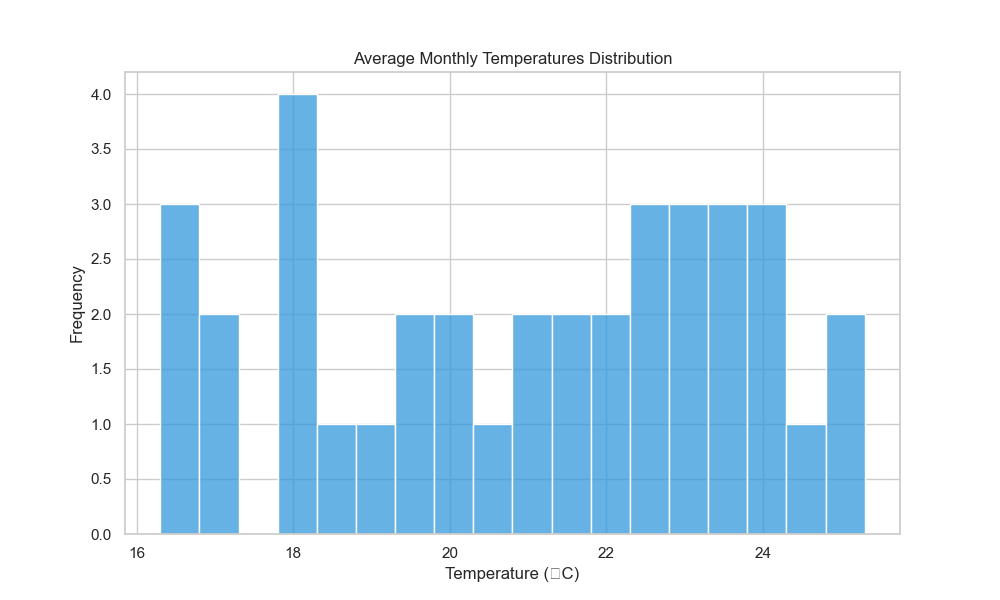

The script that drew this image:

import seaborn as sns
import pandas as pd
import matplotlib.pyplot as plt

# Create the DataFrame directly from the data provided
data = {
    'Temperature': [
        16.4, 17.1, 18.5, 19.8, 21.6, 22.4, 24.0, 24.8, 23.5, 22.1,
        20.6, 19.2, 18.1, 17.8, 16.3, 22.7, 23.3, 23.8, 23.2, 22.9,
        21.5, 20.0, 19.5, 17.2, 21.2, 21.9, 22.5, 24.1, 24.3, 24.9,
        23.6, 22.8, 20.8, 19.6, 18.2, 17.9, 16.6
    ]
}
df = pd.DataFrame(data)

# Customize the plot size
plt.figure(figsize=(10, 6))

# Plot the histogram with custom bin width (band) and color
sns.histplot(df['Temperature'], bins=15, color='#3498db', kde=False, binwidth=0.5)

# Customize the plot labels and title
plt.title('Average Monthly Temperatures Distribution')
plt.xlabel('Temperature (°C)')
plt.ylabel('Frequency')

# Show the plot
plt.show()
